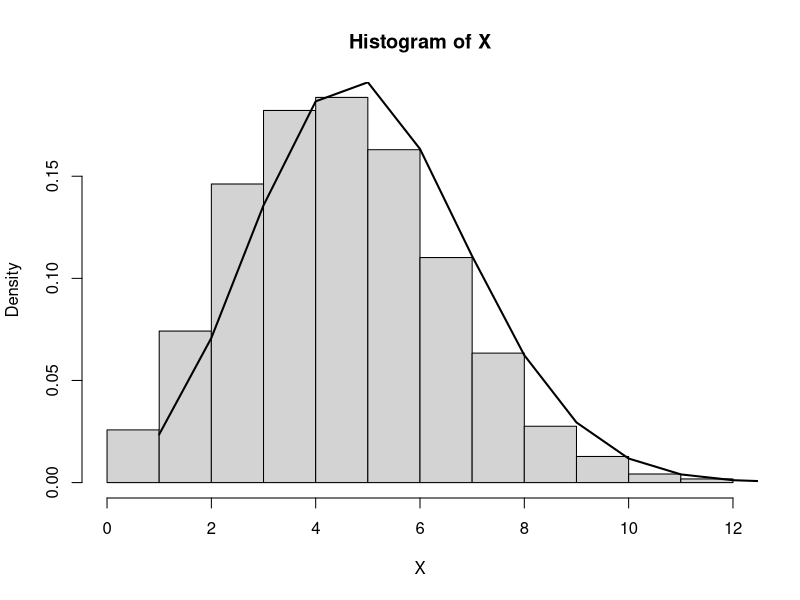

Generate this figure with R: (Note: this script raises an error after producing the figure.)
##################################################
#####   CREATE RANDOM VARIABLES EXERCISES    #####
#####                SOLUTIONS               #####
##################################################

# Generate a binomial Bin(n,p) random variable with 
# n = 25 and p = 0.2. Plot histogram for a simulated
# sample and compare with the binomial mass function
# using dbinom() function in R. 

# Try the R code
nsim<-5000
n=25;p=.2;
cp=pbinom(c(0:n),n,p)
X=array(0,c(nsim,1))
for(i in 1:nsim){
  u=runif(1)
  X[i]=sum(cp<u)
}
hist(X,freq=F)
lines(1:n,dbinom(1:n,n,p),lwd=2)

# Use the system.time()
# function in R to compare your generator with the R
# binomial generator.

# To check timing, create the function
MYbinom<-function(s0,n0,p0){
  cp=pbinom(c(0:n0),n0,p0)
  X=array(0,c(s0,1))
  for (i in 1:s0){
    u=runif(1)
    X[i]=sum(cp<u)
  }
  return(X)
}
# and use 
system.time(rbinom(500000,25,.2)) 
# and 
system.time(MYbinom(500000,25,.2))
# to see how much faster R is.


# For a in the set [0,1] show that the following R
# code produces a random variable U from U([0,a]). 

U=runif(1)
while(u > alpha) u=runif(1)
U=u

# Compare it with the transform aU, U ~ U(0,1), for 
# values of a close to 0 and close to 1, and with 
# runif(1,max=alpha).

# Create the R functions Wait and Trans:

Wait<-function(s0,alpha){
  U=array(0,c(s0,1))
  for (i in 1:s0){
    u=runif(1)
    while (u > alpha) u=runif(1)
    U[i]=u
    }
  return(U)
}

Trans<-function(s0,alpha){
  U=array(0,c(s0,1))
  for (i in 1:s0) U[i]=alpha*runif(1)
  return(U)
}

# Use
par(mfrow = c(1, 2))
hist(Wait(1000,.5)) 

# and 
hist(Trans(1000,.5)) 
par(mfrow = c(1,1))

# to see the corresponding histograms. 

# Vary n and a. Use the system.time()
# function to see the timing. In particular,
# Wait() is very bad if a is small.

system.time(Wait(10000,.005))
system.time(Trans(10000,.005))
